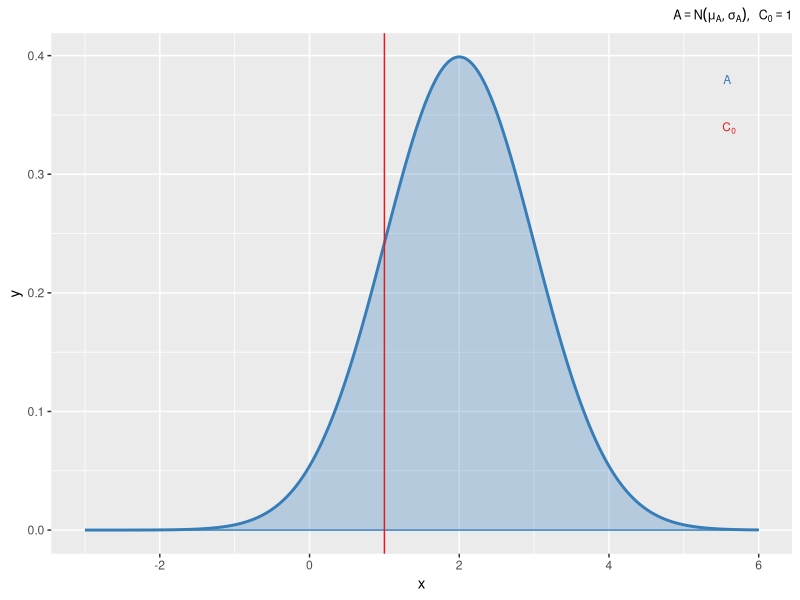

R code for this plot:

# This script produces a figure defining MAXEL for one-sample and two-sample two-tailed datasets
# Bruce Corliss
# 9/1/2019

# Load packages
library(ggplot2)
library(tibble)
library(RColorBrewer)
library(broom)
library(gridExtra)
library(grid)
library(rlang)
library(colorspace)

setTimeLimit(cpu = Inf, elapsed = Inf, transient = FALSE)
setSessionTimeLimit(cpu = Inf, elapsed = Inf)

# choose colors for plotting
color_pal = brewer.pal(3, "Set1")
color_mxl_bounds =  brewer.pal(10,"PRGn")

# Initial parameters
nsamples = 10
ngroups = 2
set.seed(0)
dist_text_size=3;
title_font_size=9;
equ_font_size=8;

### Case 1: one-sample
# 1.1 distribution A, B
x <- seq(-3,6,.01)
mu <- 2
sd <- 1
data1_1 = tibble(group=factor("1"), x=x,
         y=smooth.spline(x,dnorm(x, mean = mu, sd = sd, log = FALSE))$y)
C0 <- 1;
p1_1 <- ggplot(data1_1, aes(x = x, y = y, group = group, fill = color_pal[2])) +
  geom_line(size = 1, color = color_pal[2]) + 
  geom_ribbon(data = data1_1, aes(x = x,ymax = y),ymin = 0, alpha=0.3, color = color_pal[2], fill = color_pal[2]) +
  annotate("text",x=max(data1_1$x)*.95, y=c(max(data1_1$y), max(data1_1$y)-.04)-.02,
           label = c("A[phantom(0)]","C[0]"), parse=TRUE,color=color_pal[c(2,1)],
           size = dist_text_size,hjust = c(1,1)) + 
  geom_vline(xintercept=C0, color = color_pal[1],size=.5) + 
  theme(plot.title = element_text(hjust = 1,size = title_font_size),legend.position = "none") +
  ggtitle(parse(text = paste0("list(A==N(mu[A],sigma[A]),~~C[0]==1)"))) 
p1_1

### 1.2: difference with one-sample
data1_2 <- data1_1
data1_2$x <- data1_1$x-C0

spline_a_2_2 <- smooth.spline(data1_2$x,dnorm(data1_2$x, mean = mu-C0, sd = 1, log = FALSE))
ttest_a_1_2 = tidy(t.test(x=rnorm(n=nsamples, mean = mu-C0, sd = sd[1]), y=NULL,
                        alternative ="two.sided", mu = 0, paired = FALSE, 
                        var.equal = FALSE, conf.level = 0.95))
df_mxl_range_1_2 = data.frame(x1 = 0, x2 = ttest_a_1_2$conf.high, y1 = .5, y2 = .5)
p1_2 <- ggplot(data1_2, aes(x = x, y = y, group = group, fill = color_pal[3])) +
  ggtitle(parse(text = paste0("MXL==max(({}~list(abs({}~UCL[D]~{}),
                              abs({}~LCL[D]~{}))))"))) +
  theme(plot.title = element_text(hjust = 0.5, size = title_font_size,family="serif")) +
  annotate("text",x=max(data1_2$x), .95*df_mxl_range_1_2$y2, label = "D",
           parse=TRUE,color=color_pal[3],size = dist_text_size,hjust = 1) + 
  # Draw CI bounds above plots
  geom_segment(aes(x = ttest_a_1_2$conf.low, y = predict(spline_a_2_2, ttest_a_1_2$conf.low)$y, 
                   xend = ttest_a_1_2$conf.low, yend = y2, color = "segment"),
               data = df_mxl_range_1_2,inherit.aes = F, size = 1, color = lighten(color_pal[3],0.5)) +
  geom_segment(aes(x = ttest_a_1_2$conf.high, y = predict(spline_a_2_2, ttest_a_1_2$conf.high)$y, 
                   xend = ttest_a_1_2$conf.high, yend = y2, color = "segment"), 
               data = df_mxl_range_1_2,inherit.aes = F, size = 1, color = lighten(color_pal[3],0.5)) +
  # Draw bracketed range for MXL
  geom_segment(aes(x = x1, y = y1, xend = x2, yend = y2, colour = "segment"), 
             data = df_mxl_range_1_2,inherit.aes = F, size=1, color="black", lineend="square") +
  geom_segment(aes(x = x1, y = y1-.01, xend = x1, yend = y2, colour = "segment"), 
               data = df_mxl_range_1_2,inherit.aes = F, size=1, color="black",lineend="square") +
  geom_segment(aes(x = x2, y = y1-.01, xend = x2, yend = y2, colour = "segment"), 
               data = df_mxl_range_1_2,inherit.aes = F, size=1, color="black", lineend="square") +
  geom_ribbon(data = data1_2, aes(x = x,ymax = y),ymin = 0, alpha=0.3, color = color_pal[3], 
             fill = color_pal[3])
#p1_2


### Case 2: two sample paired
# 2.1 distribution A, B
x <- seq(-3,6,.01)
mu <- c(1,2)
sd <- c(1,1)
data2_1 = rbind(
  tibble(group=factor("1"), x=x,
         y=smooth.spline(x,dnorm(x, mean = mu[1], sd = 1, log = FALSE))$y),
  tibble(group=("2"), x=x,
         y=smooth.spline(x,dnorm(x, mean = mu[2], sd = 1, log = FALSE))$y))

p2_1 <- ggplot(data2_1, aes(x=x, y=y, group=group, fill=group)) +
  geom_line(size=1,aes(color=group)) + 
  geom_ribbon(data=data2_1, 
              aes(x=x,ymax=y),ymin=0,alpha=0.3) +
  annotate("text",x=max(data2_1$x)*.9, y=c(max(data2_1$y), max(data1_1$y)-.04)-.02,
           label = c("A","B"), parse=TRUE,color=color_pal[c(1,2)],
           size = dist_text_size,hjust = c(.5,.5)) + 
  theme(plot.title = element_text(hjust = 1, size = title_font_size),legend.position = "none") +
  ggtitle(parse(text = paste0("list(A==N(mu[A],sigma[A]),B==N(mu[B],sigma[B]))"))) 
#p2_1

### 2.2: difference two sample paired
x2_2 <- seq(-3,6,.01)
spline_a_2_2 <- smooth.spline(x2_2,dnorm(x2_2, mean = mu[1], sd = 1, log = FALSE))
data2_2 = tibble(group=factor("1"), x=x2_2, y=spline_a_2_2$y)
ttest_a_2_2 = tidy(t.test(x=rnorm(n=nsamples, mean = mu[2]-mu[1], sd = 1), y=NULL,
                        alternative ="two.sided", mu = 0, paired = FALSE, 
                        var.equal = FALSE, conf.level = 0.95))
df_mxl_range_2_2 = data.frame(x1 = 0, x2 = ttest_a_2_2$conf.high, y1 = 0.5, y2 = 0.5)
p2_2 <-ggplot(data2_2, aes(x=x, y=y, group=group, fill=group, color=color_pal[3])) +
  ggtitle(parse(text = paste0("MXL==max(({}~list(abs({}~UCL[D]~{}),abs({}~LCL[D]~{}))))")))+
  theme(plot.title = element_text(hjust = 0.5, size = title_font_size,family="serif")) +
  annotate("text",x=max(data2_2$x), .95*df_mxl_range_2_2$y2, label = "D",
           parse=TRUE,color=color_pal[3],size = dist_text_size,hjust = 1) +
  geom_segment(aes(x = ttest_a_2_2$conf.low, y = predict(spline_a_2_2, ttest_a_2_2$conf.low)$y, 
                   xend = ttest_a_2_2$conf.low, yend = y2, color = "segment"),
               data = df_mxl_range_2_2,inherit.aes = F, size = 1, color = lighten(color_pal[3],0.5)) +
  geom_segment(aes(x = ttest_a_2_2$conf.high, y = predict(spline_a_2_2, ttest_a_2_2$conf.high)$y, 
                   xend = ttest_a_2_2$conf.high, yend = y2, color = "segment"), 
               data = df_mxl_range_2_2,inherit.aes = F, size = 1, color = lighten(color_pal[3],0.5)) +
  geom_segment(aes(x = x1, y = y1, xend = x2, yend = y2, colour = "segment"), 
             data = df_mxl_range_2_2,inherit.aes = F, size=1, color="black",lineend="square") +
  geom_segment(aes(x = x1, y = y1-.01, xend = x1, yend = y2, colour = "segment"), 
               data = df_mxl_range_2_2,inherit.aes = F, size=1, color="black",lineend="square") +
  geom_segment(aes(x = x2, y = y1-.01, xend = x2, yend = y2, colour = "segment"), 
               data = df_mxl_range_2_2,inherit.aes = F, size=1, color="black",lineend="square") +
  geom_line(size=1,color=color_pal[3]) + 
  geom_ribbon(ymax = data2_2$y,aes(ymin=0), alpha = 0.3, fill=color_pal[3],color=color_pal[3])
#p2_2
  
  
### Case 3: Unpaired two-sample
# 3.1 distribution A, B
x <- seq(-3,6,.01)
mu <- c(1,1.6)
sd <- c(1,1)
data3_1 = rbind(
  tibble(group=factor("1"), x=x,
         y=smooth.spline(x,dnorm(x, mean = mu[1], sd = 1, log = FALSE))$y),
  tibble(group=("2"), x=x,
         y=smooth.spline(x,dnorm(x, mean = mu[2], sd = 1, log = FALSE))$y))
p3_1 <- ggplot(data3_1, aes(x=x, y=y, group=group, fill=group)) +
  geom_line(size=1,aes(color=group)) + 
  geom_ribbon(data=data3_1, aes(x=x,ymax=y),ymin=0,alpha=0.3) +
  annotate("text",x=max(data3_1$x)*.9, y=c(max(data3_1$y), max(data1_1$y)-.04)-.02,
           label = c("A","B"), parse=TRUE,color=color_pal[c(1,2)],
           size = dist_text_size,hjust = c(.5,.5)) +  
  theme(plot.title = element_text(hjust = 1, size = title_font_size),legend.position = "none")  +
  ggtitle(parse(text = paste0("list(A==N(mu[A],sigma[A]),B==N(mu[B],sigma[B]))"))) 


### 3.2: difference of Unpaired two-sample
x3_2 <- seq(-3,6,.01)
spline_a_3_2 <- smooth.spline(x3_2,dnorm(x3_2, mean = mu[1], sd = sqrt((sd[1]^2+sd[2]^2/2)), 
                                         log = FALSE))
data3_2 = tibble(group=factor("1"), x=x3_2, y=spline_a_3_2$y)
ttest_a_3_2 = tidy(t.test(x=rnorm(n=nsamples, mean = mu[2]-mu[1], sd = 1), y=NULL,
                          alternative ="two.sided", mu = 0, paired = FALSE, 
                          var.equal = FALSE, conf.level = 0.95))
df_mxl_range_3_2 = data.frame(x1 = 0, x2 = ttest_a_3_2$conf.high, y1 = 0.5, y2 = 0.5)
p3_2 <-ggplot(data3_2, aes(x=x, y=y, group=group, fill=group, color=color_pal[3])) +
  ggtitle(parse(text = paste0("MXL==max(({}~list(abs({}~UCL[D]~{}),abs({}~LCL[D]~{}))))")))+
  theme(plot.title = element_text(hjust = 0.5, size = title_font_size,family="serif")) +
  annotate("text",x=max(data3_2$x), .95*df_mxl_range_3_2$y2, label = "D",
           parse=TRUE,color=color_pal[3],size = dist_text_size,hjust = 1) +
  geom_segment(aes(x = ttest_a_3_2$conf.low, y = predict(spline_a_3_2, ttest_a_3_2$conf.low)$y, 
                   xend = ttest_a_3_2$conf.low, yend = y2, color = "segment"), size = 1,
               data = df_mxl_range_3_2,inherit.aes = F, color = lighten(color_pal[3],0.5)) +
  geom_segment(aes(x = ttest_a_3_2$conf.high, y = predict(spline_a_3_2, ttest_a_3_2$conf.high)$y, 
                   xend = ttest_a_3_2$conf.high, yend = y2, color = "segment"), 
               data = df_mxl_range_3_2,inherit.aes = F, size = 1, color = lighten(color_pal[3],0.5)) +
  geom_segment(aes(x = x1, y = y1, xend = x2, yend = y2, colour = "segment"), 
               data = df_mxl_range_3_2,inherit.aes = F, size=1, color="black",lineend="square") +
  geom_segment(aes(x = x1, y = y1-.01, xend = x1, yend = y2, colour = "segment"), 
               data = df_mxl_range_3_2,inherit.aes = F, size=1, color="black",lineend="square") +
  geom_segment(aes(x = x2, y = y1-.01, xend = x2, yend = y2, colour = "segment"), 
               data = df_mxl_range_3_2,inherit.aes = F, size=1, color="black",lineend="square") +
  geom_line(size=1,color=color_pal[3]) + 
  geom_ribbon(ymax = data3_2$y,aes(ymin=0), alpha = 0.3, fill=color_pal[3],color=color_pal[3])
#p3_2


### Figure creation
## Assign objects to GROB table
# Column names
gs <- lapply(1:16, function(ii) grobTree(rectGrob(gp = gpar(fill = ii, alpha = 0.5)), textGrob(ii)))
gs[[2]] <- textGrob("Initial Distribution", just = "centre", gp = gpar(fontface = "bold", fontsize = 10))
gs[[3]] <- textGrob("Effect Distribution", just = "centre", gp = gpar(fontface = "bold", fontsize = 10))
gs[[4]] <- textGrob("Equations", just = "centre", gp = gpar(fontface = "bold", fontsize = 10))


# Row Names for figure
gs[[1]] <- textGrob("", rot = 90)
gs[[5]] <- textGrob("1-Sample", rot = 90, just = "centre", gp = gpar(fontface = "bold", fontsize = 10))
gs[[9]] <- textGrob("2-Sample, Paired", rot = 90, just = "centre", gp=gpar(fontface = "bold", fontsize = 10))
gs[[13]] <- textGrob("2-Sample, Unpaired", rot = 90, just = "centre", gp = gpar(fontface = "bold", fontsize = 10))


### Equation column in figure
df_1s <- data.frame(equations = c(
  "list(italic(bar(x)[D])==bar(x)[A]-C[0],~s[D]^2==s[A]^2)",
  "CL[D]==italic(bar(x)[D])-C[0]%+-%italic(t)[alpha/2]~s/sqrt(n)*phantom(0)*phantom(0)*phantom(0)*phantom(0)*
  phantom(0)*phantom(0)*phantom(0)*phantom(0)*phantom(0)*phantom(0)"
  ))


df_2s_p <- data.frame(equations = c(
  "italic(x[list(i,D)])==italic(x[list(i,A)]) - italic(x[list(i,B)])",
  "list(italic(bar(x)[D])==frac(sum(italic(x[list(i,D)])),2), 
  italic(s[D]^2)==frac(sum((italic(x[list(i,D)])-italic(bar(x)[D])))^2,2))",
  "CL[D]==italic(bar(x)[D]) %+-% italic(t[alpha/2])~s[D]/sqrt(n)",
  "Rel~MXL==frac(MXL,min((list(abs(~UCL[D]) , abs(~LCL[D])))))"
))
# sum(x[i], i==1, n)

df_2s_unp <- data.frame(equations = c(
  "list(italic(bar(x)[D])==italic(bar(x)[A]) - italic(bar(x)[B]),phantom(0)*italic(s[D]^2)==s[A]^2 + s[B]^2)",
  "CL[D]==italic(bar(x)[D]) %+-% italic(t[alpha/2])~s[D]/sqrt(n)",
    "Rel~MXL==frac(MXL,min((list(abs(~LCL[D]) , abs(~UCL[D])))))"
))

tt = ttheme_minimal(core=list(fg_params=list(hjust=0,x=0.04,fontsize=10,
                                             fontfamily="serif",parse=TRUE)))
# modify theme in place theme=modifyList(tt, list(core=list(fg_params=list(x=-.03))))


# One sample test
gs[[6]] <-  p1_1 + labs(tag = "A", face="bold")
gs[[7]] <-  p1_2 + labs(tag = "B", face="bold")
gs[[8]] <-  tableGrob(d = df_1s, rows=NULL, cols=NULL, theme=modifyList(tt, list(core=list(fg_params=list(x=.05)))))
# Two sample, paired
gs[[10]] <- p2_1+ labs(tag = "C", face="bold")
gs[[11]] <- p2_2+ labs(tag = "D", face="bold")
gs[[12]] <- tableGrob( d = df_2s_p, rows=NULL, cols=NULL, theme=tt)
# Two sample, unpaired
gs[[14]] <- p3_1+ labs(tag = "E", face="bold")
gs[[15]] <- p3_2+ labs(tag = "F", face="bold")
gs[[16]] <- tableGrob( d = df_2s_unp, rows=NULL, cols=NULL, theme=tt)


# Arrange grob obejcts into grid
gt <- arrangeGrob(grobs = gs, layout_matrix = rbind(seq(1,4,1),
                                                    seq(5,8,1),
                                                    seq(9,12,1),
                                                    seq(13,16,1)))

# Add outlines around columna and row names
gt <- gtable::gtable_add_grob(gt, grobs = rectGrob(gp=gpar(fill=NA, lwd=2)), 
                              t = 1, b = 1, l = 2, r = ncol(gt))

gt <- gtable::gtable_add_grob(gt, grobs = rectGrob(gp=gpar(fill=NA, lwd=2)), 
                              t = 2, b = nrow(gt), l = 1, r = 1)

#gt <- gtable::gtable_add_grob(gt, grobs = rectGrob(gp=gpar(fill=NA, lwd=2)), 
#                              t = 1, b = nrow(gt), l = 3, r = 3)


# Change relative height of gtable rows and columns
gt$heights <- unit(c(.04, .32,.32, .32), "npc")
gt$widths <- unit(c(.035, .3, .355, .3), "npc")
# Apply row and column heights to gtable
gt_pad <- gtable::gtable_add_padding(gt, unit(0, "inch"))


# Export figure to disk
ggsave("figure/figure_1_maxel_definition.pdf", gt_pad, device = "pdf", path = NULL,
       scale = 1, width = 7, height = 7, units = "in",
       dpi = 300, limitsize = TRUE,paper="letter")


